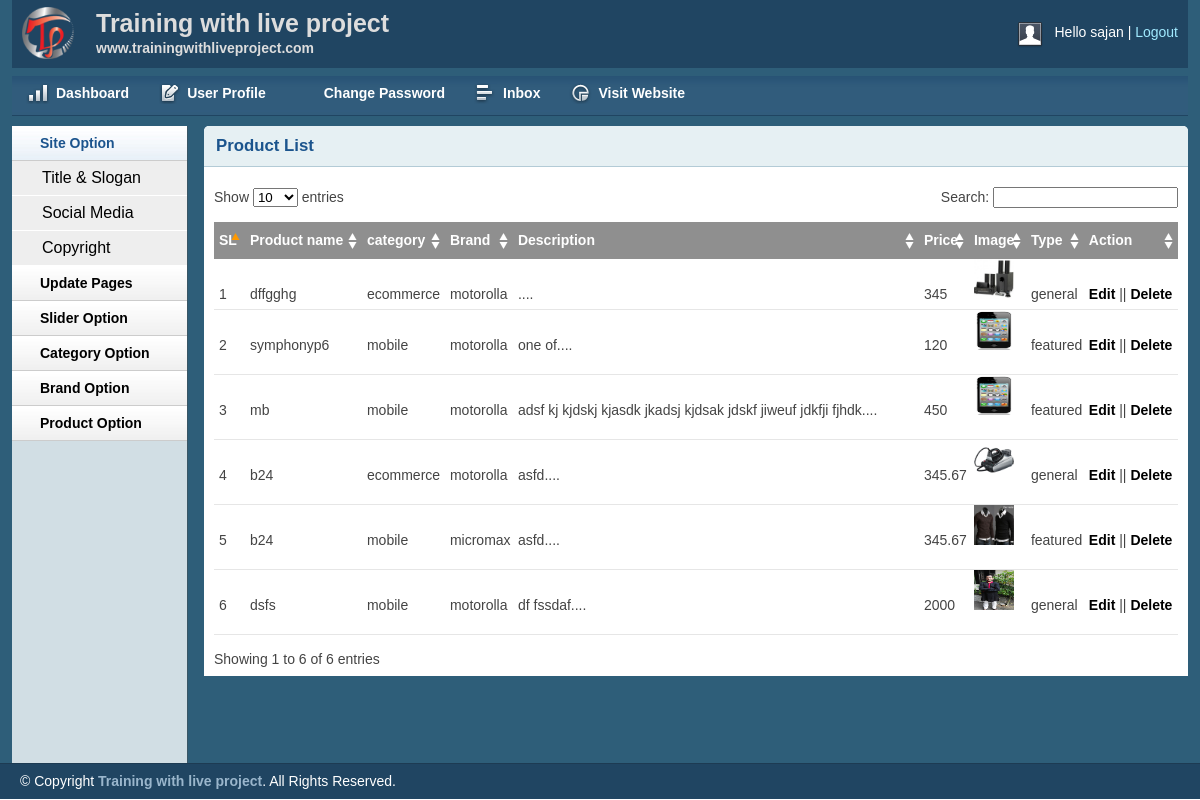
The page /admin/productlist.php (signed in) on the database its author committed.
### tables this page shows
CREATE TABLE IF NOT EXISTS `tbl_product` (
  `productid` int(11) NOT NULL AUTO_INCREMENT,
  `productname` varchar(255) NOT NULL,
  `catid` int(11) NOT NULL,
  `brandid` int(11) NOT NULL,
  `body` text NOT NULL,
  `price` float NOT NULL,
  `image` varchar(255) NOT NULL,
  `type` tinyint(4) NOT NULL DEFAULT '0',
  PRIMARY KEY (`productid`)
);

CREATE TABLE IF NOT EXISTS `tbl_category` (
  `catid` int(11) NOT NULL AUTO_INCREMENT,
  `cat_name` varchar(255) NOT NULL,
  PRIMARY KEY (`catid`)
);

CREATE TABLE IF NOT EXISTS `tbl_brand` (
  `brandid` int(11) NOT NULL AUTO_INCREMENT,
  `brandname` varchar(255) NOT NULL,
  PRIMARY KEY (`brandid`)
);

### lib/Session.php (called while the page is built, shortened)
<?php
class Session {
    public static function get($key) {
        if (isset($_SESSION[$key])) {
            return $_SESSION[$key];
        } else {
            return false;
        }
    }
}
?>

### lib/Database.php (called while the page is built, shortened)
<?php
Class Database {
    public $host = DB_HOST;
    public $user = DB_USER;
    public $pass = DB_PASS;
    public $dbname = DB_NAME;
    public $link;
    private function connectDB() {
        $this->link = new mysqli($this->host, $this->user, $this->pass, $this->dbname);
    }
    public function select($query) {
        $result = $this->link->query($query) or die($this->link->error . __LINE__);
        if ($result->num_rows > 0) {
            return $result;
        } else {
            return false;
        }
    }
}

### classes/Product.php (called while the page is built, shortened)
<?php
$filepath = realpath(dirname(__FILE__));
include_once ($filepath . '/../lib/Database.php');
include_once ($filepath . '/../helpers/format.php');
?>
<?php
class Product {
    private $db;
    public function __construct() {
        $this->db = new Database();
    }
    public function getAllProduct() {
        $query = "select p.*, c.cat_name, b.brandname from tbl_product as p, tbl_category as c, tbl_brand as b where p.catid=c.catid and p.brandid=b.brandid order by p.productid desc";
        $result = $this->db->select($query);
        return $result;
    }
}

### helpers/format.php (called while the page is built, shortened)
<?php
class format {
    public function textshorten($text, $limit = 300) {
        $text = $text . '';
        $text = substr($text, 0, $limit);
        $text = substr($text, 0, strrpos($text, ' '));
        $text = $text . '....';
        return $text;
    }
}

### admin/productlist.php (the view, shortened to what this page needs)
<?php include 'inc/header.php'; ?>
<?php include 'inc/sidebar.php'; ?>
<?php
include '../classes/Product.php';
include_once '../helpers/format.php';
?>
<?php
$pd = new Product();
$fm = new format();
?>
<div class="grid_10">
    <div class="box round first grid">
        <h2>Product List</h2>
        <div class="block">
            <table class="data display datatable" id="example">
                <thead>
                    <tr>
                        <th>SL</th>
                        <th>Product name</th>
                        <th>category</th>
                        <th>Brand</th>
                        <th>Description</th>
                        <th>Price</th>
                        <th>Image</th>
                        <th>Type</th>
                        <th>Action</th>
                    </tr>
                </thead>
                <tbody>
                    <?php
                    $getpd = $pd->getAllProduct();
                    if ($getpd) {
                        $i = 0;
                        while ($result = $getpd->fetch_assoc()) {
                            $i++;
                            ?>
                            <tr class="odd gradeX">
                                <td><?php echo $i; ?></td>
                                <td><?php echo $result['productname'] ?></td>
                                <td><?php echo $result['cat_name'] ?></td>
                                <td> <?php echo $result['brandname'] ?></td>
                                <td><?php echo $fm->textshorten($result['body']) ?></td>
                                <td><?php echo $result['price'] ?></td>
                                <td><img src="<?php echo $result['image'] ?>" height="40px" width="40px"></td>
                                <td> <?php
                                    if ($result['type'] == 0) {
                                        echo 'featured';
                                    } else {
                                        echo 'general';
                                    }
                                    ?></td>
                                <td><a href="productedit.php?pdid=<?php echo $result['productid'] ?>">Edit</a> || <a onclick="return confirm('are u sure to delete?');" href="?pdid=<?php echo $result['productid'] ?>">Delete</a></td>
                            </tr>
                            <?php
                        }
                    }
                    ?>
                </tbody>
            </table>
        </div>
    </div>
</div>
<?php include 'inc/footer.php'; ?>

### admin/inc/header.php (shortened to what this page needs)
<?php
include '../lib/Session.php';
?>
<!DOCTYPE html>
<html>
    <head>
        <link rel="stylesheet" type="text/css" href="css/reset.css" media="screen" />
        <link rel="stylesheet" type="text/css" href="css/text.css" media="screen" />
        <link rel="stylesheet" type="text/css" href="css/grid.css" media="screen" />
        <link rel="stylesheet" type="text/css" href="css/layout.css" media="screen" />
        <link rel="stylesheet" type="text/css" href="css/nav.css" media="screen" />
        <link href="css/table/demo_page.css" rel="stylesheet" type="text/css" />
    </head>
    <body>
        <div class="container_12">
            <div class="grid_12 header-repeat">
                <div id="branding">
                    <div class="floatleft logo">
                        <img src="img/livelogo.png" alt="Logo" />
                    </div>
                    <div class="floatleft middle">
                        <h1>Training with live project</h1>
                        <p>www.trainingwithliveproject.com</p>
                    </div>
                    <div class="floatright">
                        <div class="floatleft">
                            <img src="img/img-profile.jpg" alt="Profile Pic" /></div>
                        <div class="floatleft marginleft10">
                            <ul class="inline-ul floatleft">
                                <li>Hello <?php echo Session::get('adminName'); ?></li>
                                <li><a href="?action=logout">Logout</a></li>
                            </ul>
                        </div>
                    </div>
                </div>
            </div>
            <div class="grid_12">
                <ul class="nav main">
                    <li class="ic-dashboard"><a href="index.php"><span>Dashboard</span></a> </li>
                    <li class="ic-form-style"><a href=""><span>User Profile</span></a></li>
                    <li class="ic-typography"><a href="changepassword.php"><span>Change Password</span></a></li>
                    <li class="ic-grid-tables"><a href="inbox.php"><span>Inbox</span></a></li>
                    <li class="ic-charts"><a href=""><span>Visit Website</span></a></li>
                </ul>
            </div>

### admin/inc/sidebar.php (shortened to what this page needs)
<div class="grid_2">
    <div class="box sidemenu">
        <div class="block" id="section-menu">
            <ul class="section menu">
                <li><a class="menuitem">Site Option</a>
                    <ul class="submenu">
                        <li><a href="titleslogan.php">Title & Slogan</a></li>
                        <li><a href="social.php">Social Media</a></li>
                        <li><a href="copyright.php">Copyright</a></li>
                    </ul>
                </li>
                <li><a class="menuitem">Update Pages</a>
                </li>
                <li><a class="menuitem">Slider Option</a>
                </li>
                <li><a class="menuitem">Category Option</a>
                </li>
                <li><a class="menuitem">Brand Option</a>
                </li>
                <li><a class="menuitem">Product Option</a>
                </li>
            </ul>
        </div>
    </div>
</div>

### admin/inc/footer.php (shortened to what this page needs)
</div>
<div id="site_info">
    <p>
        &copy; Copyright <a href="http://trainingwithliveproject.com">Training with live project</a>. All Rights Reserved.
    </p>
</div>
</body>
</html>

### admin/css/text.css (style rules this page uses)
body { font: 13px/1.5 Tahoma, Helvetica, Arial, 'Liberation Sans', FreeSans, sans-serif; }
h1 { font-size: 25px; }
h2 { font-size: 23px; }
ul { list-style: square; }
li { margin-left: 30px; }
p, dl, hr, h1, h2, h3, h4, h5, h6, ol, ul, pre, table, address, fieldset { margin-bottom: 20px; }

### admin/css/grid.css (style rules this page uses)
.container_12, .container_16 { min-height: 620px; width: 100%; }
.grid_1, .grid_2, .grid_3, .grid_4, .grid_5, .grid_6, .grid_7, .grid_8, .grid_9, .grid_10, .grid_11, .grid_12, .grid_13, .grid_14, .grid_15, .grid_16 { display: inline; float: left; margin-left: 1%; margin-right: 1%; }
.container_12 .grid_12, .container_16 .grid_16 { width: 98%; }
.container_12 .grid_2 { width: 14.666%; }
.container_12 .grid_10 { width: 81.333%; }

### admin/css/layout.css (style rules this page uses)
body { background: #fff none repeat scroll 0 0; color: #444; font-size: 14px; padding: 0; }
.floatleft { float:left; }
.logo img { margin-top: -15px; width: 52px; }
.middle { margin-left: 22px; margin-top: -14px; }
.middle h1 { color:#ddd;margin:0 }
.middle p { color: #ddd; margin: 0; font-weight: bold; }
.floatright { float:right; }
.inline-ul li { display:inline; color:#fff; }
.marginleft10 { margin-left:10px; }
a { color: #000; font-weight:bold; text-decoration: none; }
.container_12, .container_16 { background:#2E5E79; }
h1, h2, h3, h4, h5, h6 { line-height:1.2em; margin-bottom:.3em; }
h2 { margin-top:1em; }
#branding { font-weight: normal; margin-bottom: 0; padding: 22px 10px 3px; text-align: left; }
.header-repeat { background:url(../img/header-repeat.jpg) repeat-x; }
#branding a { color:#A1EAFF; font-weight:normal; }
#branding a:before { content:" | "; color:#fff; }
#branding ul, #branding ul li { margin:0px; padding:0px; }
#branding li { padding:0px 0px 0px 0px !important; }
.box { background:#fff; margin-bottom:20px; padding:10px 10px 10px 10px; margin-left:-8px; }
.box.grid { padding-bottom:40px; }
.box.round { -moz-border-radius: 5px 5px 0px 0px; -webkit-border-radius: 5px 5px 0px 0px; border-radius: 5px 5px 0px 0px; }
.box h2 { font-size:1.2em; font-weight:bold; color:#1B548D; background:#E6F0F3; margin:-10px -10px 0 -10px; padding:10px 12px; border-bottom:1px solid #B3CBD6; -moz-border-radius: 5px 5px 0px 0px; -webkit-border-radius: 5px 5px 0px 0px; border-radius: 5px 5px 0px 0px; }
.box.first { min-height: 406px; }
.block { padding-top:20px; }
.box.sidemenu { background-color:#D1DEE4; border-right:1px solid #3A5665; padding:0px; margin:0px; cursor:pointer; }
.box.sidemenu .block { padding-top:0px; margin-top:0px; }
p { margin-bottom:1em; }
ul, ol { padding-top:0; }
ul.menu { list-style:none; border-top:1px solid #bbb; }
ul.menu li { margin:0; }
ul.menu li a { display:block; padding:4px 10px; border-bottom:1px solid #ccc; }
ul.menu ul { list-style:none; margin:0; }
ul.menu ul li a { padding-left:30px; }
ul.section { border-top:0; margin-bottom:0; }
ul.section li a { background:url(../img/sidemenu-repeat.jpg) repeat-x; line-height:26px; padding-left:28px; }
ul.section li li a { background:#ddd; border-bottom:1px solid #eee; }
ul.section ul li { text-transform:none; }
ul.section ul.current li a { background: #eee none repeat scroll 0 0; border-bottom: 1px solid #fff; font-size: 16px; font-weight: normal; }
ul.section li a.current { color:#1B548D; background:url(../img/sidemenu-repeat-hover.jpg) repeat-x; }
#site_info { color:#fff; background:#204562; border-top:1px solid #1d3b53; padding-left:20px; }
#site_info p { line-height:35px; margin-bottom:0px; }
#site_info a { color:#9ab6cc; }
.block { padding-bottom:1px; }
table.display { margin: 0 auto; clear: both; width: 100%; }
.sorting_asc { background: #8f8f8f url(../img/table/sort_asc.png) no-repeat center right; padding:8px 5px; text-align:left; color:#fff; }
.sorting { background:#8f8f8f url(../img/table/sort_both.png) no-repeat center right; padding:8px 5px; text-align:left; color:#fff; }
tr.odd { height: 30px; line-height: 30px; border-bottom:1px solid #e6e6e6; }
tr.even { height: 30px; line-height: 30px; border-bottom:1px solid #e6e6e6; }
tr.odd td, tr.even td { padding-left:5px; }

### rows shown on the page
tbl_product: productname "dffgghg", catid.cat_name "ecommerce", brandid.brandname "motorolla", body "....", price "345", image (picture), type "general"
tbl_product: productname "symphonyp6", catid.cat_name "mobile", brandid.brandname "motorolla", body "one of....", price "120", image (picture), type "featured"
tbl_product: productname "mb", catid.cat_name "mobile", brandid.brandname "motorolla", body "adsf kj kjdskj kjasdk jkadsj kjdsak jdskf jiweuf jdkfji fjhdk....", price "450", image (picture), type "featured"
tbl_product: productname "b24", catid.cat_name "ecommerce", brandid.brandname "motorolla", body "asfd....", price "345.67", image (picture), type "general"
tbl_product: productname "b24", catid.cat_name "mobile", brandid.brandname "micromax", body "asfd....", price "345.67", image (picture), type "featured"
tbl_product: productname "dsfs", catid.cat_name "mobile", brandid.brandname "motorolla", body "df fssdaf....", price "2000", image (picture), type "general"

### other values the page prints
Session::get('adminName') "sajan"
